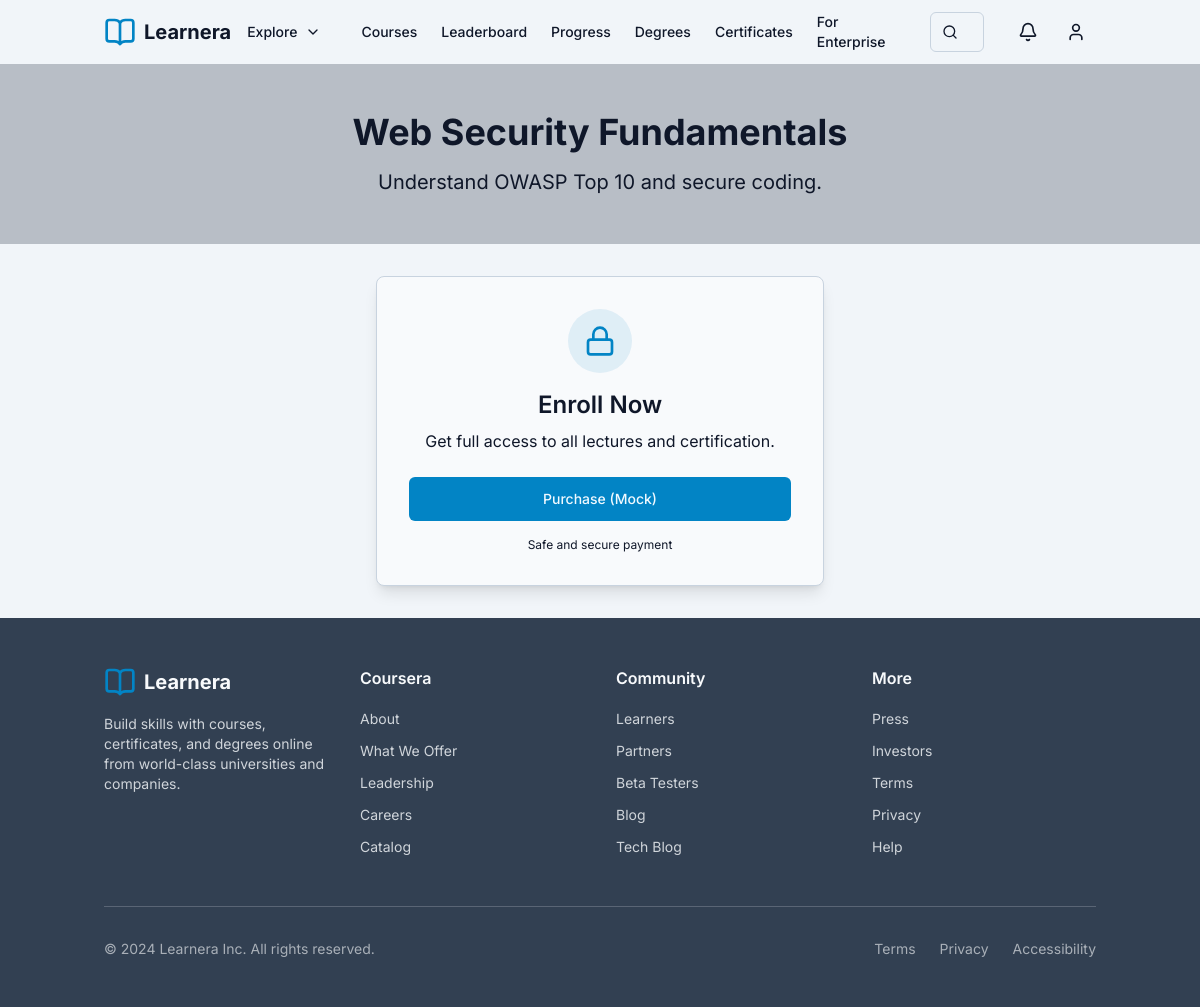
The app's page /backend/course.php?id=3 (signed in) with its own data.
### tables this page shows
CREATE TABLE `courses` (
  `id` int(11) NOT NULL AUTO_INCREMENT,
  `title` varchar(255) NOT NULL,
  `description` text,
  `price` decimal(10,2) NOT NULL DEFAULT '0.00',
  `thumbnail` varchar(255) DEFAULT NULL,
  PRIMARY KEY (`id`)
);

### backend/course.php (the view, shortened to what this page needs)
<?php
require_once 'db.php';
$courseId = $_GET['id'] ?? 0;
$userId = getCurrentUserId();
$stmt = $pdo->prepare("SELECT * FROM courses WHERE id = ?");
$stmt->execute([$courseId]);
$course = $stmt->fetch();
$stmt = $pdo->prepare("SELECT id FROM user_courses WHERE user_id = ? AND course_id = ?");
$stmt->execute([$userId, $courseId]);
$isPurchased = (bool)$stmt->fetch();
?>
<!DOCTYPE html>
<html>
<head>
</head>
<body class="bg-background text-foreground">
<?php require_once 'includes/header.php'; ?>
    <div class="bg-secondary/30 py-12">
        <div class="container mx-auto px-4 text-center">
            <h1 class="text-4xl font-bold mb-4"><?= htmlspecialchars($course['title']) ?></h1>
            <p class="text-xl text-muted-foreground max-w-2xl mx-auto"><?= htmlspecialchars($course['description']) ?></p>
        </div>
    </div>
    <div class="container mx-auto px-4 py-8">
        <?php if (!$isPurchased): ?>
            <div class="max-w-md mx-auto bg-card text-card-foreground rounded-lg border border-border shadow-lg p-8 text-center">
                <div class="mb-6">
                    <div class="h-16 w-16 bg-primary/10 rounded-full flex items-center justify-center mx-auto mb-4">
                        <i data-lucide="lock" class="h-8 w-8 text-primary"></i>
                    </div>
                    <h3 class="text-2xl font-semibold mb-2">Enroll Now</h3>
                    <p class="text-muted-foreground">Get full access to all lectures and certification.</p>
                </div>
                <form action="api/purchase.php" method="POST">
                    <button type="submit" class="w-full inline-flex items-center justify-center whitespace-nowrap rounded-md text-sm font-medium ring-offset-background transition-colors focus-visible:outline-none focus-visible:ring-2 focus-visible:ring-ring focus-visible:ring-offset-2 disabled:pointer-events-none disabled:opacity-50 bg-primary text-primary-foreground hover:bg-primary/90 h-11 px-8">
                        Purchase (Mock)
                    </button>
                    <p class="text-xs text-muted-foreground mt-4">Safe and secure payment</p>
                </form>
            </div>
        <?php endif; ?>
    </div>
<?php require_once 'includes/footer.php'; ?>
</body>
</html>

### frontend/modern-theme.css (style rules this page uses)
:root { --background: 209 40% 96%; --foreground: 222 47% 11%; --card: 210 40% 98%; --card-foreground: 222 47% 11%; --popover: 214 31% 91%; --popover-foreground: 222 47% 11%; --primary: 200 98% 39%; --primary-foreground: 204 100% 97%; --secondary: 215 24% 26%; --secondary-foreground: 210 40% 98%; --muted: 215 20% 65%; --muted-foreground: 222 47% 11%; --accent: 210 40% 98%; --accent-foreground: 215 19% 34%; --destructive: 0 72% 50%; --destructive-foreground: 0 85% 97%; --border: 212 26% 83%; --input: 212 26% 83%; --ring: 200 98% 39%; --radius: 0.5rem; }
body { background-color: hsl(var(--background)); color: hsl(var(--foreground)); font-family: 'Inter', sans-serif; }

### records on screen
courses: title "Web Security Fundamentals", description "Understand OWASP Top 10 and secure coding."
